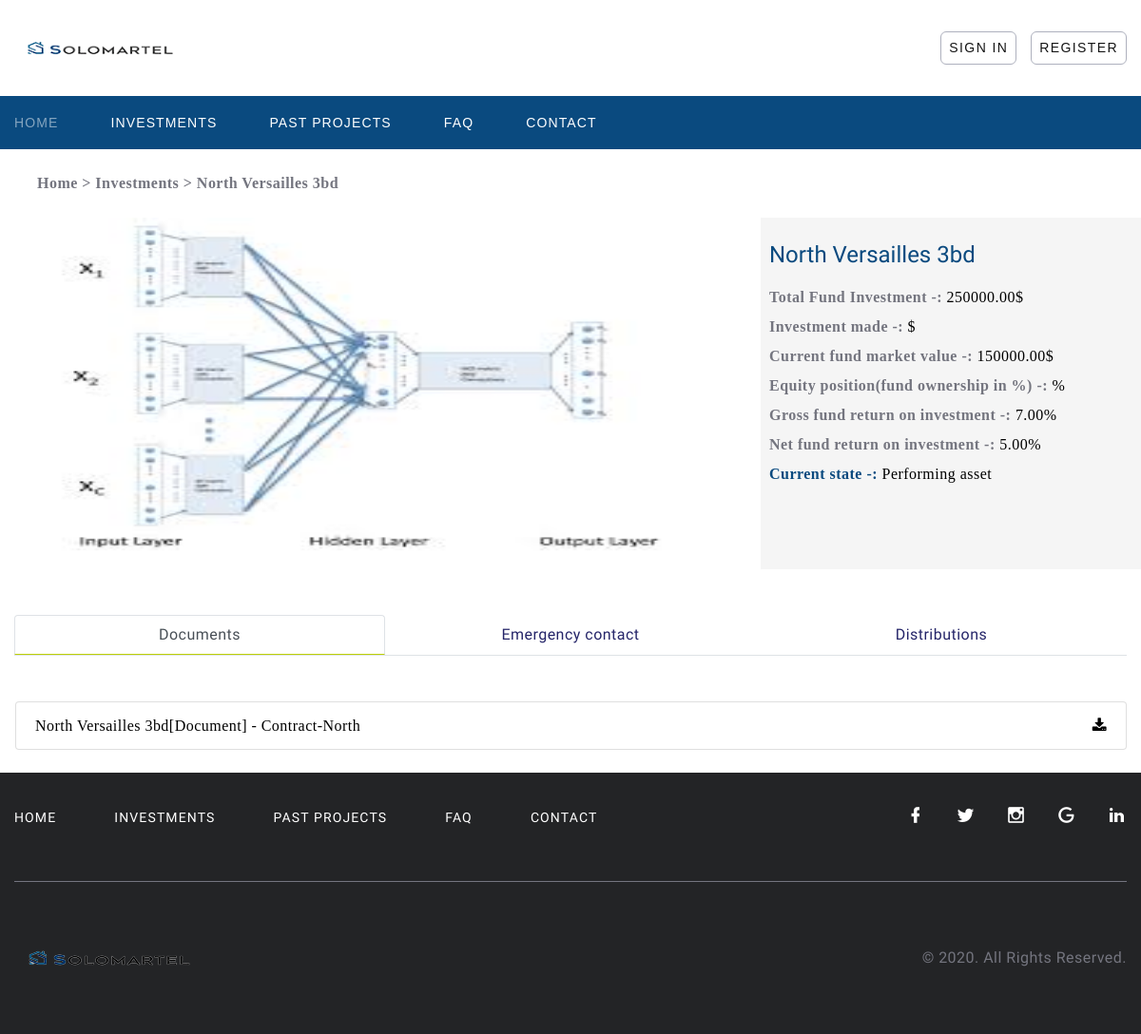
Screenshot of /investment/North Versailles 3bd with the database file from the repository.
### base/models.py (models this page shows, shortened)
class Investment(models.Model):
    name = models.CharField(max_length=255, unique=True)
    minimum_investment = models.DecimalField(max_digits=10, decimal_places=2, verbose_name='Minimum investment ($)')
    gross_returns = models.DecimalField(max_digits=10, decimal_places=2, verbose_name='Gross returns (%)')
    net_returns = models.DecimalField(max_digits=10, decimal_places=2, verbose_name='Net returns (%)')
    description = models.TextField()
    invested_amount = models.DecimalField(max_digits=10, decimal_places=2, verbose_name='Invested amount ($)')
    market_value = models.DecimalField(max_digits=10, decimal_places=2, verbose_name='Market value ($)')
    bank_name = models.CharField(max_length=255)
    subsidiary_name = models.CharField(max_length=255)
    ABA_number = models.IntegerField()
    company_address = models.CharField(max_length=255)
    account_number = models.IntegerField()  # Tell if it has some validation for this field.
    current_state = models.CharField(max_length=255, choices=STATES, default='Performing asset')

class PropertyPicture(models.Model):
    name = models.CharField(max_length=255)
    investment = models.ForeignKey(Investment, on_delete=models.CASCADE, related_name='my_images')
    image = models.ImageField(upload_to=f'investments/{investment.name}')

class PromotionalDocument(models.Model):
    name = models.CharField(max_length=255)
    investment = models.ForeignKey(Investment, on_delete=models.CASCADE, related_name='my_documents')
    file = models.FileField(upload_to=f'documents/{investment.name}')
    def __str__(self):
        return f'{self.investment.name}[Document] - {self.name}'

### base/views.py (the view, shortened to what this page needs)
# urls.py: path('investment/<str:name>', investment, name='investment'),
def investment(request, name):
    context = {}
    try:
        investment_record = Investment.objects.get(name=name)
        context['investment_record'] = investment_record
        request.session['investment'] = name
        return render(request, 'investments/view_investment.html', context)
    except Investment.DoesNotExist:
        context['msg'] = 'Something went wrong, Please try again later'
        return render(request, 'investments/view_investment.html', context)
    except Client_Investment.DoesNotExist:
        import traceback
        traceback.print_exc()
        return render(request, 'investments/view_investment.html', context)
    except Client.DoesNotExist:
        return render(request, 'investments/view_investment.html', context)

### base/templates/investments/view_investment.html (shortened to what this page needs)
{% extends 'base/base.html' %}
{% load static %}
{% block content %}
<link rel="stylesheet" href="{% static 'css/new_style.css' %}" id="main-styles-link">
<section class="detail-top detail-top-grid no-margin">
    <div class="container">
        <div class="row">
            <div class="col-sm-12">
                <div class="header-left p-4">
                    <ol>
                        <li>
                            <strong><span
                                    itemprop="title">Home > Investments > {{investment_record.name }}</span></strong>
                        </li>
                    </ol>
                </div>
            </div>
        </div>
    </div>
</section>
<section class="section-detail-content">
    <div class="container">
        <div class="row">
            <div class="col-lg-8 col-md-8 col-sm-12 col-xs-12">
                <img width="720" style="height: 370px !important;"
                     src="{{ investment_record.my_images.all.0.image.url }}/">
            </div>
            <div class="col-lg-4 col-md-4 col-sm-12 col-xs-12 p-4" style="background-color: #f5f5f5;">
                <aside id="sidebar" class="sidebar-white">
                    <div id="" class="row flex-column" style="background-color: #fff !important color: #000000;
                  font-family: Ubuntu Condensed;
                  font-size: 16px;
                  font-weight: 400;
                  line-height: 24px;
                  text-transform: none;">
                        <div class="widget-top">
                            <h4 class="widget-title">{{ investment_record.name }}</h4>
                        </div>
                        <div id="detail" class="detail-list target-block">
                            <ul class="adddetails py-3">
                                <li><strong>Total Fund Investment -: </strong><span>{{ investment_record.invested_amount }}$</span>
                                </li>
                                <li style="margin-top: 7px"><strong>Investment made -: </strong><span>{{ client_investment.invested_amount }}$</span>
                                </li>
                                <li style="margin-top: 7px"><strong>Current fund market value
                                    -: </strong><span>{{ investment_record.market_value }}$</span>
                                </li>
                                <li style="margin-top: 7px"><strong>Equity position(fund ownership in %)
                                    -: </strong><span>{{ percentage_invested|floatformat:2 }}%</span></li>
                                <li style="margin-top: 7px"><strong>Gross fund return on investment
                                    -: </strong><span>{{ investment_record.gross_returns }}%</span></li>
                                <li style="margin-top: 7px"><strong>Net fund return on investment
                                    -: </strong><span>{{ investment_record.net_returns }}%</span></li>
                                <li style="margin-top: 7px;"><strong style="color: #0a4a7f;">Current state
                                    -: </strong><span>{{ investment_record.current_state }}</span></li>
                            </ul>
                        </div>
                    </div>
                </aside>
            </div>
        </div>
        <div id="description" class="property-description detail-block target-block"
             style="background-color: #fff !important color: #000000;
                          font-family: Ubuntu Condensed;
                          font-size: 16px;
                          font-weight: 400;
                          line-height: 24px;
                          text-transform: none;">
            <nav class="my-5">
                <div class="d-flex nav nav-tabs" id="nav-tab" role="tablist">
                    <a class="nav-item nav-link active col-md-4 text-center" id="documents_tab" data-toggle="tab"
                       href="#documents_div"
                       role="tab" aria-controls="documents_div" aria-selected="true">
                        Documents
                    </a>
                    <a class="nav-item nav-link col-md-4 text-center" id="emergency_tab" data-toggle="tab"
                       href="#emergency_div" role="tab"
                       aria-controls="emergency_div" aria-selected="false">
                        Emergency contact
                    </a>
                    <a class="nav-item nav-link col-md-4 text-center" id="distribution_tab" data-toggle="tab"
                       href="#distribution_div"
                       role="tab" aria-controls="distribution_div" aria-selected="false">
                        Distributions
                    </a>
                </div>
            </nav>
            <div class="tab-content">
                <div class="tab-pane fade show active" id="documents_div" role="tabpanel"
                     aria-labelledby="documents_tab">
                    <div class="row">
                        <div class="col-md-12 pl-3 pl-1">
                            {% if investment_record.my_documents.all %}
                            <ul class="list-group">
                                {% for document in investment_record.my_documents.all %}
                                <li class="list-group-item d-flex justify-content-between align-items-center">
                                    {{ document }}
                                    <a href="{{ document.file.url }}" style="color: inherit;"><i class="fa fa-download"
                                                                                                 aria-hidden="true"
                                                                                                 style="font-style: normal;"></i></a>
                                </li>
                                {% endfor %}
                            </ul>
                            {% else %}
                            <h6 class="text-center" style="text-transform: none;">No documents available for this
                                investment</h6>
                            {% endif %}
                        </div>
                    </div>
                </div>
            </div>
            <br>
        </div>
    </div>
</section>
{% endblock content %}

### static/css/new_style.css (style rules this page uses)
body, h1, .h1, h2, .h2, h3, .h3, h4, .h4, h5, .h5, h6, .h6, p, .navbar, .brand, .btn-simple, .alert, a, .td-name, td, button.close { font-family: 'Muli', sans-serif; }
html, body { overflow-x: hidden; }
.nav-tabs .nav-item { margin-bottom: 0; }
.nav-tabs .nav-item .nav-link:hover, .nav-tabs .nav-item.show .nav-link, .nav-tabs .nav-link.active { border-bottom-color:#252569; }
a { color: #252569; }
.nav-tabs .nav-item .nav-link:hover, .nav-tabs .nav-item.show .nav-link, .nav-tabs .nav-link.active { border-bottom-color: #bdd005; }

### base/templates/investments/view_investment.html (style rules this page uses)
body { color: #000000; font-family: Ubuntu Condensed; font-size: 16px; font-weight: 400; line-height: 24px; text-transform: none; }

### rows the page displays
Investment: name "North Versailles 3bd", my_images.all.0.image (picture), invested_amount "250000.00", market_value "150000.00", gross_returns "7.00", net_returns "5.00", current_state "Performing asset"
PromotionalDocument: investment+name "North Versailles 3bd[Document] - Contract-North"
